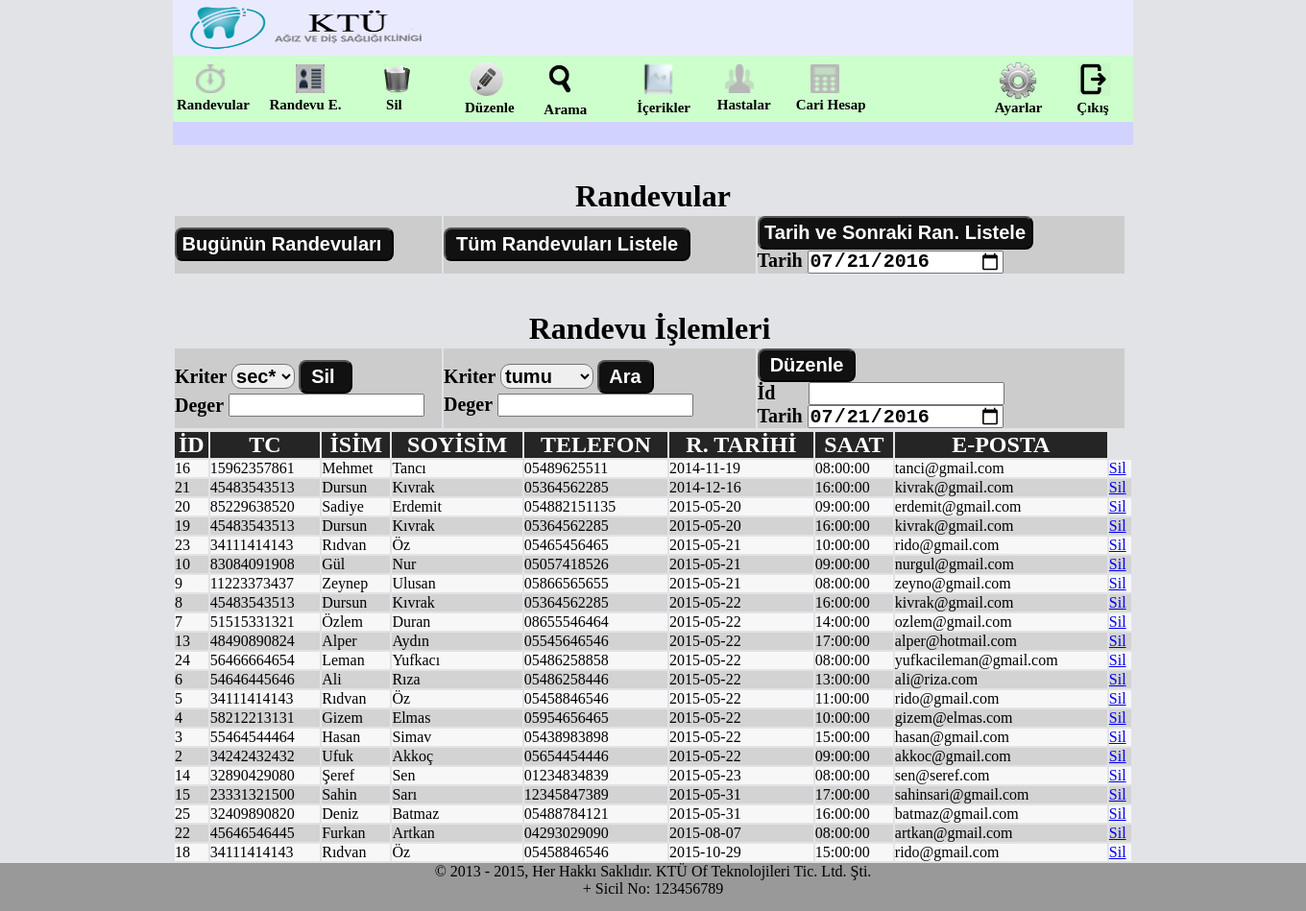
The page /proje/yonetim/randevular_sonraki.php (signed in) on the database its author committed.
### tables this page shows
CREATE TABLE IF NOT EXISTS `randevular` (
  `id` int(11) NOT NULL AUTO_INCREMENT,
  `tc` varchar(11) NOT NULL,
  `ad` varchar(50) NOT NULL,
  `soyad` varchar(50) NOT NULL,
  `tel` varchar(15) NOT NULL,
  `tarih` date NOT NULL,
  `saat` varchar(15) NOT NULL,
  `eposta` varchar(100) NOT NULL,
  PRIMARY KEY (`id`)
);

### proje/yonetim/tablo_renklendirme.php (called while the page is built)
<?php
if($renklendirme==0)
{
	$renk="#F7F7F7";
	$renklendirme=1;
}
else  {
	$renk="#D3D3D3";
	$renklendirme=0;
}
?>

### proje/yonetim/randevular_sonrakini_doldur.php (the view, shortened to what this page needs)
<?php
$tarih=$_POST["tarih"];
$renklendirme=0;
echo "<table border='0' width='1000' >
    <tr  style='background-color:#252525; color:#FFF;'>
   <td><h2><b><center>İD      </center></b></h2></td>
   <td><h2><b><center>TC      </center></b></h2></td>
   <td><h2><b><center>İSİM    </center></b></h2></td>
   <td><h2><b><center>SOYİSİM </center></b></h2></td>
   <td><h2><b><center>TELEFON </center></b></h2></td>
   <td><h2><b><center>R. TARİHİ</center></b></h2></td>
   <td><h2><b><center>SAAT     </center></b></h2></td>
   <td><h2><b><center>E-POSTA  </center></b></h2></td>
  </tr>
";
$sorgu="SELECT * FROM randevular WHERE tarih>='$tarih' ORDER BY tarih ASC ";
if ($sonuc=mysql_query($sorgu))
{
	while($satir=mysql_fetch_array($sonuc))
	{
             $id=$satir["id"];
              include "tablo_renklendirme.php";
        		echo "<tr bgcolor='$renk'>
                <td>".$satir["id"]."</td>
                <td>".$satir["tc"]."</td>
                <td>".$satir["ad"]."</td>
                <td>".$satir["soyad"]."</td>
                <td>".$satir["tel"]."</td>
                <td>".$satir["tarih"]."</td>
                <td>".$satir["saat"]."</td>
                <td>".$satir["eposta"]."</td>
                <td><a href='sil_randevu_form_islemler.php?deger=$id'>Sil</td>
                </tr>";
	}
}
echo "</table>";
?>

### proje/yonetim/girisSekil.css (style rules this page uses)
* { padding:0; margin:0; }
body { background-color:#E2E3E7; }

### rows shown on the page
randevular: id "16", tc "15962357861", ad "Mehmet", soyad "Tancı", tel "05489625511", tarih "2014-11-19", saat "08:00:00", eposta "tanci@gmail.com"
randevular: id "21", tc "45483543513", ad "Dursun", soyad "Kıvrak", tel "05364562285", tarih "2014-12-16", saat "16:00:00", eposta "kivrak@gmail.com"
randevular: id "20", tc "85229638520", ad "Sadiye", soyad "Erdemit", tel "054882151135", tarih "2015-05-20", saat "09:00:00", eposta "erdemit@gmail.com"
randevular: id "19", tc "45483543513", ad "Dursun", soyad "Kıvrak", tel "05364562285", tarih "2015-05-20", saat "16:00:00", eposta "kivrak@gmail.com"
randevular: id "23", tc "34111414143", ad "Rıdvan", soyad "Öz", tel "05465456465", tarih "2015-05-21", saat "10:00:00", eposta "rido@gmail.com"
randevular: id "10", tc "83084091908", ad "Gül", soyad "Nur", tel "05057418526", tarih "2015-05-21", saat "09:00:00", eposta "nurgul@gmail.com"
randevular: id "9", tc "11223373437", ad "Zeynep", soyad "Ulusan", tel "05866565655", tarih "2015-05-21", saat "08:00:00", eposta "zeyno@gmail.com"
randevular: id "8", tc "45483543513", ad "Dursun", soyad "Kıvrak", tel "05364562285", tarih "2015-05-22", saat "16:00:00", eposta "kivrak@gmail.com"
randevular: id "7", tc "51515331321", ad "Özlem", soyad "Duran", tel "08655546464", tarih "2015-05-22", saat "14:00:00", eposta "ozlem@gmail.com"
randevular: id "13", tc "48490890824", ad "Alper", soyad "Aydın", tel "05545646546", tarih "2015-05-22", saat "17:00:00", eposta "alper@hotmail.com"
randevular: id "24", tc "56466664654", ad "Leman", soyad "Yufkacı", tel "05486258858", tarih "2015-05-22", saat "08:00:00", eposta "yufkacileman@gmail.com"
randevular: id "6", tc "54646445646", ad "Ali", soyad "Rıza", tel "05486258446", tarih "2015-05-22", saat "13:00:00", eposta "ali@riza.com"
randevular: id "5", tc "34111414143", ad "Rıdvan", soyad "Öz", tel "05458846546", tarih "2015-05-22", saat "11:00:00", eposta "rido@gmail.com"
randevular: id "4", tc "58212213131", ad "Gizem", soyad "Elmas", tel "05954656465", tarih "2015-05-22", saat "10:00:00", eposta "gizem@elmas.com"
randevular: id "3", tc "55464544464", ad "Hasan", soyad "Simav", tel "05438983898", tarih "2015-05-22", saat "15:00:00", eposta "hasan@gmail.com"
randevular: id "2", tc "34242432432", ad "Ufuk", soyad "Akkoç", tel "05654454446", tarih "2015-05-22", saat "09:00:00", eposta "akkoc@gmail.com"
randevular: id "14", tc "32890429080", ad "Şeref", soyad "Sen", tel "01234834839", tarih "2015-05-23", saat "08:00:00", eposta "sen@seref.com"
randevular: id "15", tc "23331321500", ad "Sahin", soyad "Sarı", tel "12345847389", tarih "2015-05-31", saat "17:00:00", eposta "sahinsari@gmail.com"
randevular: id "25", tc "32409890820", ad "Deniz", soyad "Batmaz", tel "05488784121", tarih "2015-05-31", saat "16:00:00", eposta "batmaz@gmail.com"
randevular: id "22", tc "45646546445", ad "Furkan", soyad "Artkan", tel "04293029090", tarih "2015-08-07", saat "08:00:00", eposta "artkan@gmail.com"
randevular: id "18", tc "34111414143", ad "Rıdvan", soyad "Öz", tel "05458846546", tarih "2015-10-29", saat "15:00:00", eposta "rido@gmail.com"
